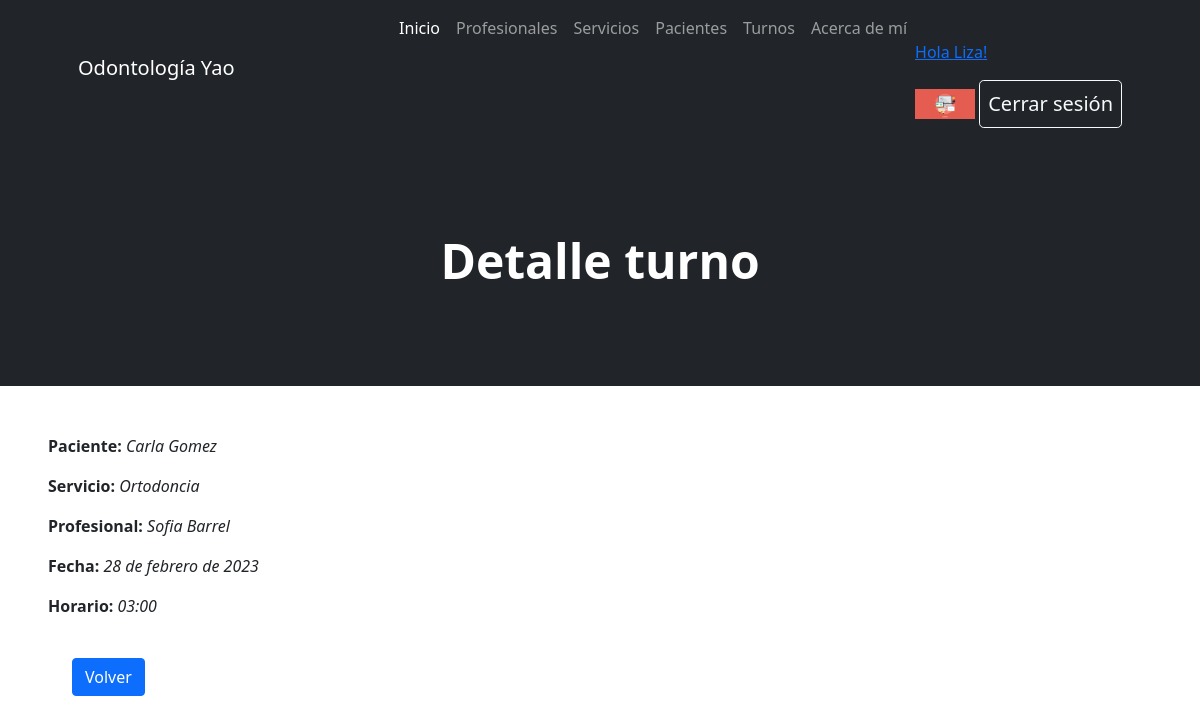
The app's page /AppOdonto/turno/1 (signed in) with its own data.
### AppOdonto/models.py (models this page shows, shortened)
class Avatar(models.Model):
    usuario = models.ForeignKey(User, on_delete=models.CASCADE)
    imagen = models.ImageField(upload_to="avatares", null=True, blank=True)

class Turno(models.Model):
    paciente = models.CharField(max_length=15)
    servicio = models.CharField(max_length=15)
    profesional = models.CharField(max_length=15)
    fecha = models.DateField()
    horario = models.TimeField()

### AppOdonto/views.py (the view)
# urls.py: path('turno/<int:pk>', TurnoDetail.as_view(), name="Turno Detail"),
class TurnoDetail(LoginRequiredMixin, DetailView):
    model = Turno

### AppOdonto/templates/AppOdonto/turno_detail.html (shortened to what this page needs)
{% extends "AppOdonto/padre.html" %}
{% block header %}
    <h1 class="display-5 fw-bolder text-white mb-2">Detalle turno</h1>
{% endblock %}
{% block formulario %}
<section class="m-5">
    <p><b>Paciente:</b> <i>{{turno.paciente}}</i></p>
    <p><b>Servicio:</b> <i>{{turno.servicio}}</i></p>
    <p><b>Profesional:</b> <i>{{turno.profesional}}</i></p>
    <p><b>Fecha:</b> <i>{{turno.fecha}}</i></p>
    <p><b>Horario:</b> <i>{{turno.horario}}</i></p> <br>
    <p>
        <a href="{% url 'Turno List' %}" class="btn btn-primary mx-4">Volver</a>
    </p>
</section>
{% endblock %}

### AppOdonto/templates/AppOdonto/padre.html (shortened to what this page needs)
<!DOCTYPE html>
<html lang="es">
    <head> {% load static %}
        <link href="https://cdn.jsdelivr.net/npm/bootstrap-icons@1.4.1/font/bootstrap-icons.css" rel="stylesheet" />
        <link href="{% static 'AppOdonto/css/styles.css' %}" rel="stylesheet" />
    </head>
    <body>
        <nav class="navbar navbar-expand-lg navbar-dark bg-dark">
            <div class="container px-5">
                <a class="navbar-brand" href="{% url 'Inicio' %}">Odontología Yao</a>
                <div class="collapse navbar-collapse" id="navbarSupportedContent">
                    <ul class="navbar-nav ms-auto mb-2 mb-lg-0">
                        <li class="nav-item"><a class="nav-link active" aria-current="page" href="{% url 'Inicio' %}">Inicio</a></li>
                        <li class="nav-item"><a class="nav-link" href="{% url 'Ver Profesionales' %}">Profesionales</a></li>
                        <li class="nav-item"><a class="nav-link" href="{% url 'Servicio List' %}">Servicios</a></li>
                        <li class="nav-item"><a class="nav-link" href="{% url 'Paciente List' %}">Pacientes</a></li>
                        <li class="nav-item"><a class="nav-link" href="{% url 'Turno List' %}">Turnos</a></li>
                        <li class="nav-item"><a class="nav-link" href="{% url 'About' %}">Acerca de mí</a></li>
                        <li class="nav-item"><a class="nav-link">
                            {% if request.user.is_authenticated %}
                                <p style="color:white"><a href="{% url 'Editar Perfil' %}">Hola {{user.first_name}}!</a></p>
                                {% with user.avatar_set.first as miAvatar%}
                                    {% if miAvatar %}
                                        <img src="{{miAvatar.imagen.url}}" alt="Imagen perfil" style="max-width: 60px;">
                                    {% endif %}
                                {% endwith %}
                                <a class="btn btn-outline-light btn-lg px-2" href="{% url 'Logout' %}">Cerrar sesión</a>
                            {% endif %}
                       </a></li>
                    </ul>
                </div>
            </div>
        </nav>
        <header class="bg-dark py-5">
            <div class="container px-5">
                <div class="row gx-5 justify-content-center">
                    <div class="col-lg-6">
                        <div class="text-center my-5">
                        {% block header %}{% endblock %}
                        </div>
                    </div>
                </div>
            </div>
        </header>
{% block formulario %}
{% endblock %}
    </body>
</html>

### records on screen
Avatar: imagen (picture)
Turno: paciente "Carla Gomez", servicio "Ortodoncia", profesional "Sofia Barrel", fecha "28 de febrero de 2023", horario "03:00"

### other values on screen
{{ user.first_name }} "Liza"
